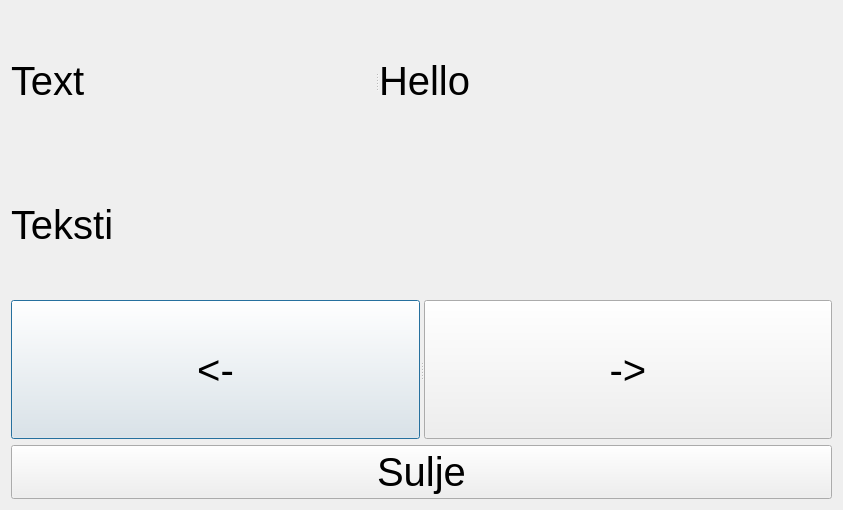
<?xml version="1.0" encoding="UTF-8"?>
<ui version="4.0">
 <class>SelaaTilitapahtumia</class>
 <widget class="QDialog" name="SelaaTilitapahtumia">
  <property name="windowModality">
   <enum>Qt::ApplicationModal</enum>
  </property>
  <property name="geometry">
   <rect>
    <x>0</x>
    <y>0</y>
    <width>843</width>
    <height>510</height>
   </rect>
  </property>
  <property name="windowTitle">
   <string>Dialog</string>
  </property>
  <layout class="QVBoxLayout" name="verticalLayout">
   <item>
    <widget class="QSplitter" name="splitter">
     <property name="orientation">
      <enum>Qt::Horizontal</enum>
     </property>
     <widget class="QLabel" name="AccountLabel">
      <property name="font">
       <font>
        <pointsize>30</pointsize>
       </font>
      </property>
      <property name="autoFillBackground">
       <bool>false</bool>
      </property>
      <property name="text">
       <string>Text</string>
      </property>
     </widget>
     <widget class="QLabel" name="CustLabel">
      <property name="font">
       <font>
        <pointsize>30</pointsize>
       </font>
      </property>
      <property name="text">
       <string>Hello</string>
      </property>
     </widget>
    </widget>
   </item>
   <item>
    <widget class="QLabel" name="TiliLabel">
     <property name="font">
      <font>
       <pointsize>30</pointsize>
      </font>
     </property>
     <property name="text">
      <string>Teksti</string>
     </property>
    </widget>
   </item>
   <item>
    <widget class="QSplitter" name="splitter_2">
     <property name="orientation">
      <enum>Qt::Horizontal</enum>
     </property>
     <widget class="QPushButton" name="backButton">
      <property name="font">
       <font>
        <pointsize>30</pointsize>
       </font>
      </property>
      <property name="text">
       <string>&lt;-</string>
      </property>
     </widget>
     <widget class="QPushButton" name="forwButton">
      <property name="font">
       <font>
        <pointsize>30</pointsize>
       </font>
      </property>
      <property name="text">
       <string>-&gt;</string>
      </property>
     </widget>
    </widget>
   </item>
   <item>
    <widget class="QPushButton" name="CloseButton">
     <property name="font">
      <font>
       <pointsize>30</pointsize>
      </font>
     </property>
     <property name="text">
      <string>Sulje</string>
     </property>
    </widget>
   </item>
  </layout>
 </widget>
 <resources/>
 <connections/>
</ui>
